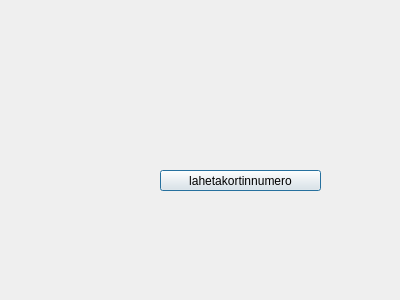
<?xml version="1.0" encoding="UTF-8"?>
<ui version="4.0">
 <class>Kortinnumerotesti</class>
 <widget class="QDialog" name="Kortinnumerotesti">
  <property name="geometry">
   <rect>
    <x>0</x>
    <y>0</y>
    <width>400</width>
    <height>300</height>
   </rect>
  </property>
  <property name="windowTitle">
   <string>Dialog</string>
  </property>
  <widget class="QPushButton" name="btn_sendcardnumber">
   <property name="geometry">
    <rect>
     <x>160</x>
     <y>170</y>
     <width>161</width>
     <height>21</height>
    </rect>
   </property>
   <property name="text">
    <string>lahetakortinnumero</string>
   </property>
  </widget>
 </widget>
 <resources/>
 <connections/>
</ui>
